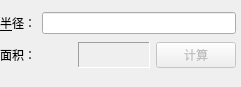
<?xml version="1.0" encoding="UTF-8"?>
<ui version="4.0">
 <class>designCalDialog</class>
 <widget class="QWidget" name="designCalDialog">
  <property name="geometry">
   <rect>
    <x>0</x>
    <y>0</y>
    <width>241</width>
    <height>87</height>
   </rect>
  </property>
  <property name="windowTitle">
   <string>Form</string>
  </property>
  <widget class="QWidget" name="layoutWidget">
   <property name="geometry">
    <rect>
     <x>0</x>
     <y>10</y>
     <width>236</width>
     <height>61</height>
    </rect>
   </property>
   <layout class="QVBoxLayout" name="verticalLayout">
    <item>
     <layout class="QHBoxLayout" name="horizontalLayout">
      <item>
       <widget class="QLabel" name="radiusLabel">
        <property name="text">
         <string>&amp;半径：</string>
        </property>
        <property name="buddy">
         <cstring>radiusLineEdit</cstring>
        </property>
       </widget>
      </item>
      <item>
       <widget class="QLineEdit" name="radiusLineEdit"/>
      </item>
     </layout>
    </item>
    <item>
     <layout class="QHBoxLayout" name="horizontalLayout_2">
      <item>
       <widget class="QLabel" name="areaLabel_1">
        <property name="text">
         <string>面积：</string>
        </property>
       </widget>
      </item>
      <item>
       <widget class="QLabel" name="areaLabel_2">
        <property name="frameShape">
         <enum>QFrame::Panel</enum>
        </property>
        <property name="frameShadow">
         <enum>QFrame::Sunken</enum>
        </property>
        <property name="text">
         <string/>
        </property>
       </widget>
      </item>
      <item>
       <widget class="QPushButton" name="countBtn">
        <property name="enabled">
         <bool>false</bool>
        </property>
        <property name="text">
         <string>计算</string>
        </property>
       </widget>
      </item>
     </layout>
    </item>
   </layout>
  </widget>
 </widget>
 <tabstops>
  <tabstop>radiusLineEdit</tabstop>
  <tabstop>countBtn</tabstop>
 </tabstops>
 <resources/>
 <connections/>
</ui>
